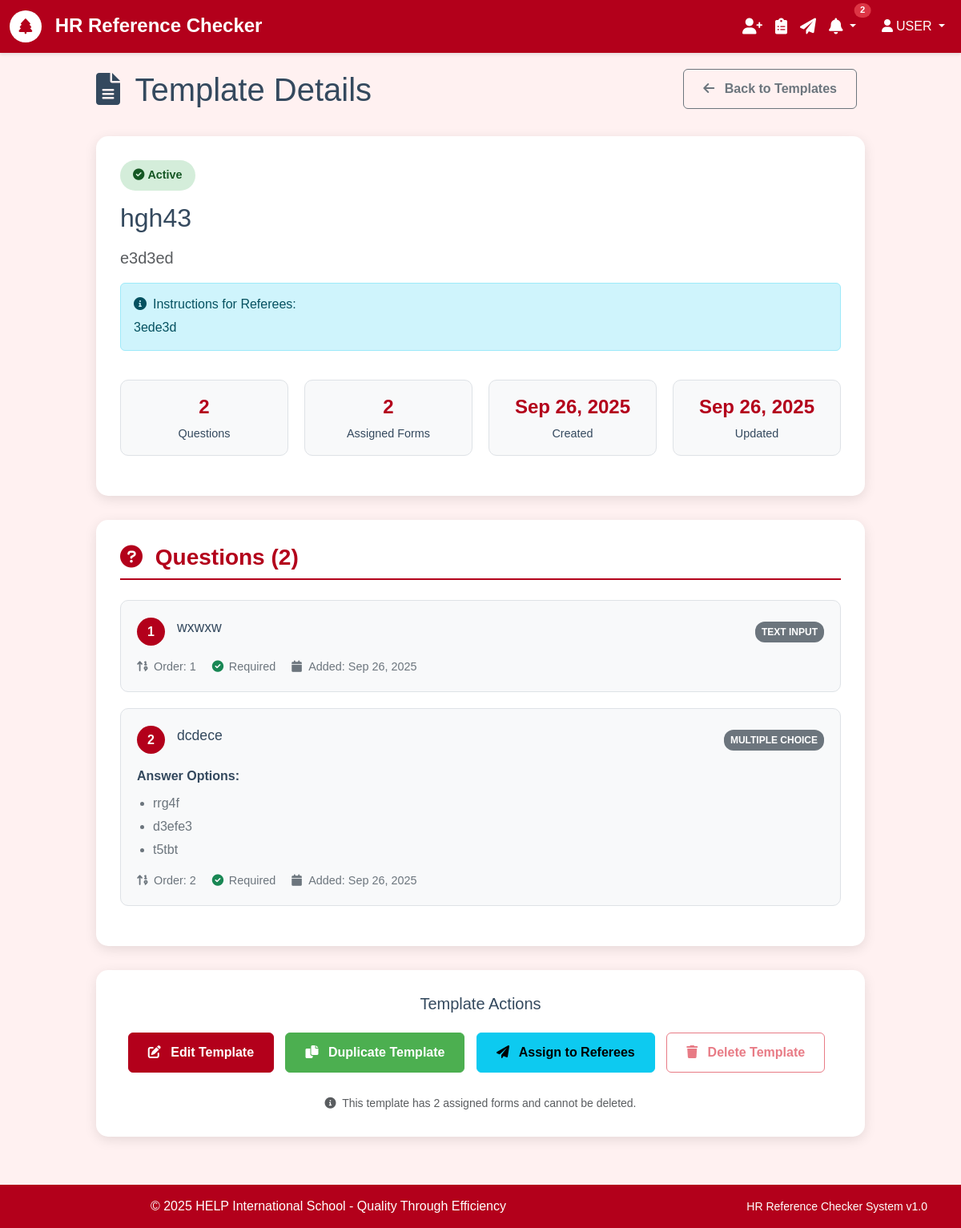
Page /templates/23/ (signed in) on the committed database.
### authentication/models.py (models this page shows, shortened)
class User(AbstractUser):
    email = models.EmailField(unique=True)
    is_active = models.BooleanField(default=True)
    created_at = models.DateTimeField(auto_now_add=True)
    USERNAME_FIELD = 'email'
    REQUIRED_FIELDS = ['username']
    class Meta:
        db_table = 'auth_user'
        verbose_name = 'User'
        verbose_name_plural = 'Users'

### form_templates/models.py (models this page shows, shortened)
class Template(models.Model):
    title = models.CharField(max_length=255, validators=[MinLengthValidator(3)])
    description = models.TextField(blank=True, help_text="Brief description of this template")
    instructions = models.TextField(
        blank=True,
        help_text="Instructions shown to referees before filling the form"
    )
    created_by = models.ForeignKey(settings.AUTH_USER_MODEL, on_delete=models.CASCADE)
    is_active = models.BooleanField(default=True)
    created_at = models.DateTimeField(auto_now_add=True)
    updated_at = models.DateTimeField(auto_now=True)
    class Meta:
        ordering = ['-created_at']
        verbose_name = 'Form Template'
        verbose_name_plural = 'Form Templates'
    def get_assigned_forms_count(self):
        return self.form_set.count()

class Question(models.Model):
    template = models.ForeignKey(Template, on_delete=models.CASCADE, related_name='questions')
    question_text = models.TextField(validators=[MinLengthValidator(5)])
    question_type = models.CharField(
        max_length=20,
        choices=QuestionType.choices,
        default=QuestionType.TEXT
    )
    is_required = models.BooleanField(default=True)
    order = models.PositiveIntegerField(default=0)
    choices = models.JSONField(
        default=list,
        blank=True,
        help_text="List of choices for select/radio/checkbox questions"
    )
    rating_scale = models.PositiveIntegerField(
        default=5,
        help_text="Maximum rating value (e.g., 5 for 1-5 scale)"
    )
    rating_labels = models.JSONField(
        default=dict,
        blank=True,
        help_text="Labels for rating scale (e.g., {'1': 'Poor', '5': 'Excellent'})"
    )
    max_length = models.IntegerField(null=True, blank=True)
    placeholder = models.CharField(max_length=255, blank=True)
    help_text = models.TextField(
        blank=True,
        help_text="Additional help text shown below the question"
    )
    created_at = models.DateTimeField(auto_now_add=True)
    class Meta:
        ordering = ['order', 'created_at']
        verbose_name = 'Template Question'
        verbose_name_plural = 'Template Questions'
    def get_choices_list(self):
        if isinstance(self.choices, list):
            return self.choices
        return []

### form_templates/views.py (the view)
# urls.py: path('<int:pk>/', views.TemplateDetailView.as_view(), name='detail'),
class TemplateDetailView(LoginRequiredMixin, DetailView):
    model = Template
    template_name = 'formTemplates/detail.html'  # Match your app folder pattern
    context_object_name = 'template'
    def get_context_data(self, **kwargs):
        context = super().get_context_data(**kwargs)
        context['questions'] = self.object.questions.all().order_by('order')
        context['assigned_forms_count'] = self.object.get_assigned_forms_count()
        return context

### templates/formTemplates/detail.html (shortened to what this page needs)
{% extends 'base.html' %}
{% block content %}
<div class="template-detail-container">
    <div class="d-flex justify-content-between align-items-center mb-4">
        <h1>
            <i class="fas fa-file-alt me-2"></i>
            Template Details
        </h1>
        <a href="{% url 'form_templates:list' %}" class="btn btn-outline-secondary">
            <i class="fas fa-arrow-left me-2"></i>
            Back to Templates
        </a>
    </div>
    <div class="template-header">
        <div class="d-flex justify-content-between align-items-start">
            <div class="flex-grow-1">
                <div class="status-badge {% if template.is_active %}status-active{% else %}status-inactive{% endif %}">
                    {% if template.is_active %}
                        <i class="fas fa-check-circle me-1"></i>Active
                    {% else %}
                        <i class="fas fa-times-circle me-1"></i>Inactive
                    {% endif %}
                </div>
                <h2 class="mb-3">{{ template.title }}</h2>
                {% if template.description %}
                    <p class="lead text-muted mb-3">{{ template.description }}</p>
                {% endif %}
                {% if template.instructions %}
                    <div class="alert alert-info">
                        <h6><i class="fas fa-info-circle me-2"></i>Instructions for Referees:</h6>
                        <p class="mb-0">{{ template.instructions }}</p>
                    </div>
                {% endif %}
            </div>
        </div>
        <div class="template-stats">
            <div class="stat-item">
                <span class="stat-number">{{ questions.count }}</span>
                <div class="stat-label">Question{{ questions.count|pluralize }}</div>
            </div>
            <div class="stat-item">
                <span class="stat-number">{{ assigned_forms_count }}</span>
                <div class="stat-label">Assigned Form{{ assigned_forms_count|pluralize }}</div>
            </div>
            <div class="stat-item">
                <span class="stat-number">{{ template.created_at|date:"M d, Y" }}</span>
                <div class="stat-label">Created</div>
            </div>
            {% if template.updated_at != template.created_at %}
                <div class="stat-item">
                    <span class="stat-number">{{ template.updated_at|date:"M d, Y" }}</span>
                    <div class="stat-label">Updated</div>
                </div>
            {% endif %}
        </div>
    </div>
    <div class="questions-section">
        <h3 class="section-title">
            <i class="fas fa-question-circle me-2"></i>
            Questions ({{ questions.count }})
        </h3>
        {% if questions %}
            {% for question in questions %}
                <div class="question-item">
                    <div class="question-header">
                        <div class="question-number">{{ forloop.counter }}</div>
                        <div class="flex-grow-1">
                            <div class="question-text">{{ question.question_text }}</div>
                        </div>
                        <div class="question-type-badge">{{ question.get_question_type_display }}</div>
                    </div>
                    {% if question.question_type in 'SELECT,RADIO,CHECKBOX' and question.choices %}
                        <div class="choices-preview">
                            <strong>Answer Options:</strong>
                            <ul class="choices-list">
                                {% for choice in question.get_choices_list %}
                                    <li>{{ choice }}</li>
                                {% endfor %}
                            </ul>
                        </div>
                    {% endif %}
                    <div class="question-details">
                        <div class="detail-item">
                            <i class="fas fa-sort-numeric-up detail-icon"></i>
                            Order: {{ question.order }}
                        </div>
                        <div class="detail-item">
                            <i class="fas fa-{% if question.is_required %}check-circle text-success{% else %}times-circle text-muted{% endif %} detail-icon"></i>
                            {% if question.is_required %}Required{% else %}Optional{% endif %}
                        </div>
                        <div class="detail-item">
                            <i class="fas fa-calendar detail-icon"></i>
                            Added: {{ question.created_at|date:"M d, Y" }}
                        </div>
                    </div>
                </div>
            {% endfor %}
        {% endif %}
    </div>
    <div class="action-buttons">
        <h5 class="mb-4">Template Actions</h5>
        <a href="{% url 'form_templates:edit' template.pk %}" class="btn btn-primary">
            <i class="fas fa-edit me-2"></i>
            Edit Template
        </a>
        <form method="post" action="{% url 'form_templates:duplicate' template.pk %}" style="display: inline;">
            <button type="submit" class="btn btn-success"
                    onclick="return confirm('Create a copy of this template?')">
                <i class="fas fa-copy me-2"></i>
                Duplicate Template
            </button>
        </form>
        {% if template.is_active %}
            <a href="{% url 'forms:list' %}" class="btn btn-info">
                <i class="fas fa-paper-plane me-2"></i>
                Assign to Referees
            </a>
        {% endif %}
        {% if assigned_forms_count == 0 %}
            <a href="{% url 'form_templates:delete' template.pk %}" class="btn btn-danger"
               onclick="return confirm('Are you sure you want to delete this template?')">
                <i class="fas fa-trash me-2"></i>
                Delete Template
            </a>
        {% else %}
            <button class="btn btn-outline-danger" disabled title="Cannot delete template with assigned forms">
                <i class="fas fa-trash me-2"></i>
                Delete Template
            </button>
        {% endif %}
        <div class="mt-3">
            <small class="text-muted">
                {% if assigned_forms_count > 0 %}
                    <i class="fas fa-info-circle me-1"></i>
                    This template has {{ assigned_forms_count }} assigned form{{ assigned_forms_count|pluralize }} and cannot be deleted.
                {% else %}
                    <i class="fas fa-info-circle me-1"></i>
                    Template can be safely deleted as it has no assigned forms.
                {% endif %}
            </small>
        </div>
    </div>
</div>
{% endblock %}

### templates/base.html (shortened to what this page needs)
<!DOCTYPE html>
<html lang="en">
<head>
    <link href="https://cdn.jsdelivr.net/npm/bootstrap@5.3.0/dist/css/bootstrap.min.css" rel="stylesheet">
    <link href="https://cdnjs.cloudflare.com/ajax/libs/font-awesome/6.0.0/css/all.min.css" rel="stylesheet">
</head>
<body>
    <nav class="navbar navbar-expand-lg navbar-dark">
        <div class="container-fluid">
            <a class="navbar-brand" href="{% url 'core:home' %}">
                <span class="help-logo">
                    <i class="fas fa-tree"></i>
                </span>
                HR Reference Checker
            </a>
            <div class="collapse navbar-collapse" id="navbarNav">
                {% if user.is_authenticated %}
                    <ul class="navbar-nav me-3">
                        <li class="nav-item">
                            <a class="nav-link" href="{% url 'referees:list' %}" title="Manage Referees">
                                <i class="fas fa-user-plus fa-lg"></i>
                            </a>
                        </li>
                        <li class="nav-item">
                            <a class="nav-link" href="{% url 'form_templates:list' %}" title="Manage Templates">
                                <i class="fas fa-clipboard-list fa-lg"></i>
                            </a>
                        </li>
                        <li class="nav-item">
                            <a class="nav-link" href="{% url 'forms:list' %}" title="Assign Forms">
                                <i class="fas fa-paper-plane fa-lg"></i>
                            </a>
                        </li>
                        <li class="nav-item dropdown">
                            <a class="nav-link dropdown-toggle position-relative" href="#" title="Notifications" role="button" data-bs-toggle="dropdown" id="notificationDropdown">
                                <i class="fas fa-bell fa-lg"></i>
                                {% if notification_count > 0 %}
                                    <span class="position-absolute top-0 start-100 translate-middle badge rounded-pill bg-danger notification-badge" id="notificationBadge">
                                        {{ notification_count }}
                                    </span>
                                {% endif %}
                            </a>
                        </li>
                    </ul>
                {% endif %}
                <ul class="navbar-nav">
                    {% if user.is_authenticated %}
                        <li class="nav-item dropdown">
                            <a class="nav-link dropdown-toggle" href="#" id="navbarDropdown" role="button" data-bs-toggle="dropdown">
                                <i class="fas fa-user me-1"></i>{{ user.first_name|upper|default:"USER" }}
                            </a>
                        </li>
                    {% else %}
                        <li class="nav-item">
                            <a class="nav-link" href="{% url 'authentication:login' %}">
                                <i class="fas fa-sign-in-alt me-1"></i>Login
                            </a>
                        </li>
                    {% endif %}
                </ul>
            </div>
        </div>
    </nav>
    <div class="main-content-area">
        {% block content %}{% endblock %}
    </div>
    <footer class="footer">
        <div class="container">
            <div class="row">
                <div class="col-md-8">
                    <p class="mb-0">&copy; 2025 HELP International School - Quality Through Efficiency</p>
                </div>
                <div class="col-md-4 text-end">
                    <small>HR Reference Checker System v1.0</small>
                </div>
            </div>
        </div>
    </footer>
</body>
</html>

### rows in the picture
Template: title "hgh43", description "e3d3ed", instructions "3ede3d", created_at "Sep 26, 2025", updated_at "Sep 26, 2025"
Question: question_text "wxwxw", question_type "TEXT INPUT", order "1", is_required True (drawn), created_at "Sep 26, 2025"
Question: question_text "dcdece", question_type "MULTIPLE CHOICE", get_choices_list "rrg4f" "d3efe3" "t5tbt", order "2", is_required True (drawn), created_at "Sep 26, 2025"

### other values in the picture
{{ notification_count }} "2"
{{ user.first_name|upper|default:"USER" }} "USER"
{{ questions.count }} "2"
{{ assigned_forms_count }} "2"
